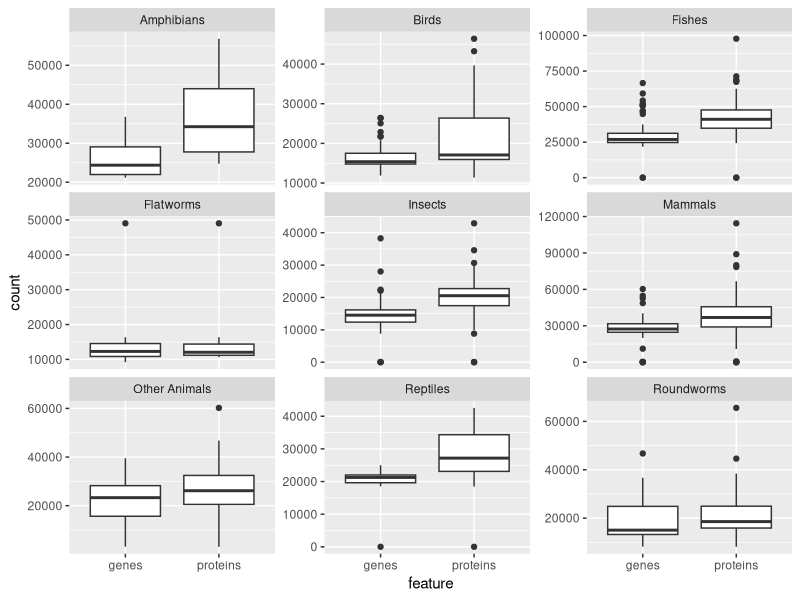
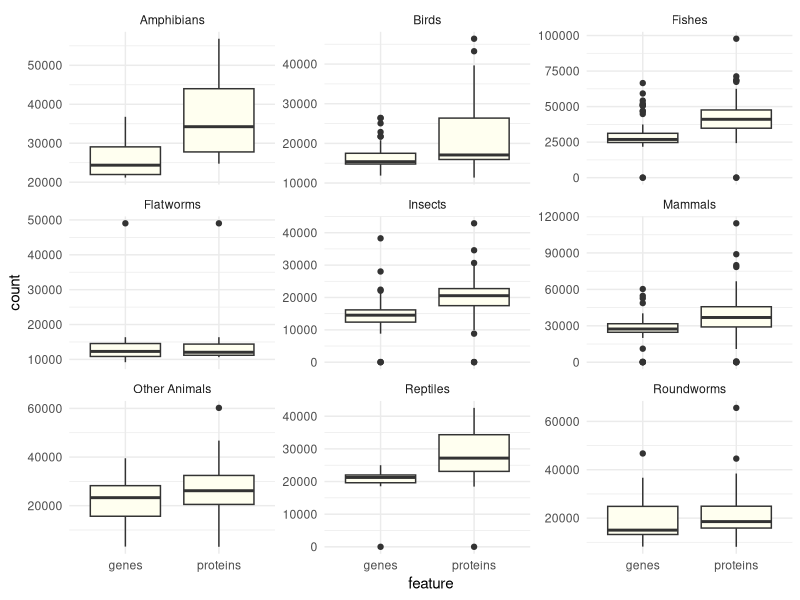
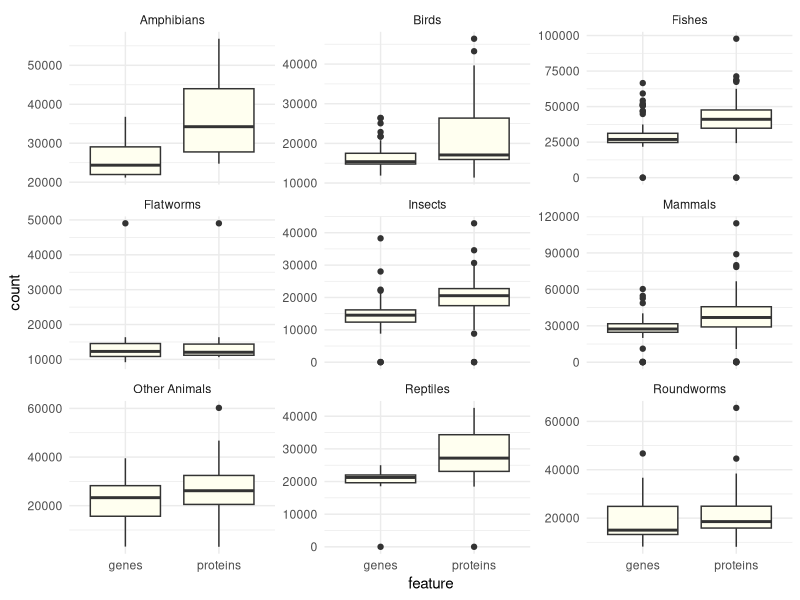

Here is the R script that generated these plots, in order:
# Description: Introduction to tidyverse

# load the package tidyverse
library(tidyverse)

# ------------------------------------------------------------------------------
# Introduction to tidy data

# the turnips example

myturnips <- tibble(
  name = c("eileen", "bart", "kim"),
  day_1 = c(10, 9, 3),
  day_2 = c(11, 10, 15),
  day_3 = c(11, 17, 16)
)
myturnips

turnips_tidy <- gather(
  myturnips,
  `day_1`, `day_2`, `day_3`,
  key = "day",
  value = "turnips"
)
turnips_tidy

turnips_wide <- spread(turnips_tidy, key = "day", value = "turnips")
turnips_wide
# the original dataset
myturnips

# Can you talk about the difference?

# let's do a longer example with the animals

animals <- read_tsv(file = "data/animals.tsv")

glimpse(animals)

# let's gather genes and proteins as one variable
animals2 <-
  animals %>%
  select(subgroup, genes, proteins) %>%
  gather(key = "feature", value = "count", genes, proteins)

glimpse(animals2)
unique(animals2$feature)
# Now we can plot the features count
ggplot(
  data = animals2,
  aes(x = feature, y = count)) +
  geom_boxplot() +
  facet_wrap(~ subgroup, scales = "free_y")

# with a bit more tweaking
animals %>%
  select(subgroup, genes, proteins) %>%
  gather(key = "feature", value = "count", genes, proteins) %>%
  filter(!is.na(count)) %>%
  ggplot(aes(x = feature, y = count)) +
  geom_boxplot(fill = c("ivory")) +
  facet_wrap(~ subgroup, scales = "free_y") +
  theme_minimal()
# Save last plot
ggsave("plots/boxplot_features_subgroup.png")


# Go to scripts/exercises_tidyr.R
